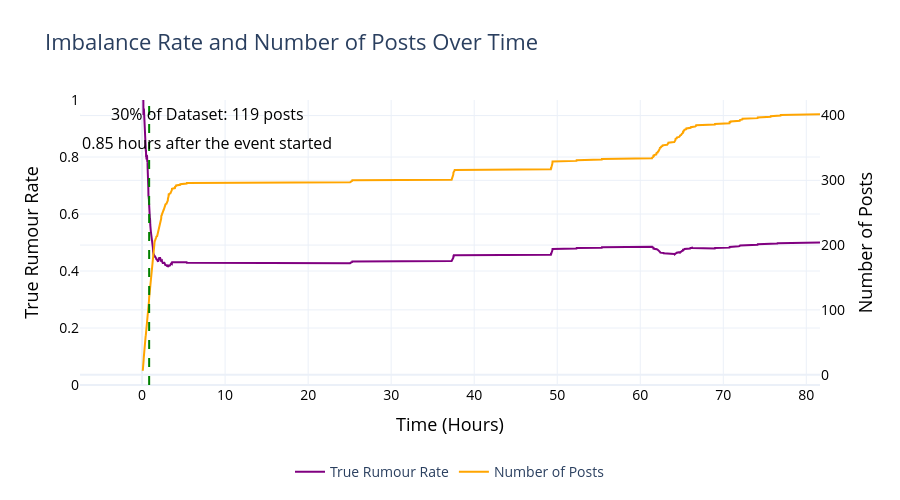

Source (notebook cell):
### Markdown cell above
#### Example of split for Germanwings Crash dataset
* 30% of fine tune training data at 1.77 hours after event started  with 255 posts

### Code cell
import plotly.graph_objects as go

# Create figure with secondary Y-axis
fig = go.Figure()

# Left Y-axis: Imbalance rate
fig.add_trace(go.Scatter(
    x=df_posts_by_time_cut["time_cut_hours"],
    y=df_posts_by_time_cut["imbalance_rate"],
    name="True Rumour Rate",
    yaxis="y1",
    mode="lines",
    line=dict(color="purple")
))

# Right Y-axis: Number of posts
fig.add_trace(go.Scatter(
    x=df_posts_by_time_cut["time_cut_hours"],
    y=df_posts_by_time_cut["post"],
    name="Number of Posts",
    yaxis="y2",
    mode="lines",
    line=dict(color="orange")
))

# Add vertical line for 30% threshold
fig.add_shape(
    type="line",
    x0=threshold_hour,
    x1=threshold_hour,
    y0=0,
    y1=1,
    yref="paper",
    line=dict(color="green", dash="dash")
)

# Add annotation: number of posts at 30%
fig.add_annotation(
    y=0.95,
    x=3,
    yref="paper",
    text=f"30% of Dataset: {posts} posts",
    showarrow=True,
    arrowhead=1,
    ax=40,
    ay=0,
    font=dict(color="black")
)

# Add annotation: time of 30% threshold
fig.add_annotation(
    y=0.85,
    x=3,
    yref="paper",
    text=f"{threshold_hour} hours after the event started",
    showarrow=True,
    arrowhead=1,
    ax=40,
    ay=0,
    font=dict(color="black")
)

# Update layout with axis and text styling
fig.update_layout(
    title="Imbalance Rate and Number of Posts Over Time",
    font=dict(size=16),  # <-- This sets a larger base font size
    xaxis=dict(
        title="Time (Hours)",
        titlefont=dict(color="black", size=18),
        tickfont=dict(color="black", size=14)
    ),
    yaxis=dict(
        title="True Rumour Rate",
        range=[0, 1],
        titlefont=dict(color="black", size=18),
        tickfont=dict(color="black", size=14)
    ),
    yaxis2=dict(
        title="Number of Posts",
        overlaying="y",
        side="right",
        titlefont=dict(color="black", size=18),
        tickfont=dict(color="black", size=14)
    ),
    legend=dict(
        orientation="h",
        yanchor="top",
        y=-0.25,
        xanchor="center",
        x=0.5,
        font=dict(size=14)
    ),
    template="plotly_white",
    width=900,
    height=500
)


fig.show()

### Figure 1 — Plotly figure (JSON) as saved in the notebook; plotly's stock layout.template omitted (floating-point values rounded to 4 significant figures; data arrays with more than 128 entries replaced by an {"elided": "..."} marker saying what was removed)
{"data": [{"line": {"color": "purple"}, "mode": "lines", "name": "True Rumour Rate", "type": "scatter", "x": {"elided": "4895 float values"}, "y": {"elided": "4895 float values"}, "yaxis": "y"}, {"line": {"color": "orange"}, "mode": "lines", "name": "Number of Posts", "type": "scatter", "x": {"elided": "4895 float values"}, "y": {"elided": "4895 int values"}, "yaxis": "y2"}], "layout": {"annotations": [{"arrowhead": 1, "ax": 40, "ay": 0, "font": {"color": "black"}, "showarrow": true, "text": "30% of Dataset: 119 posts", "x": 3, "y": 0.95, "yref": "paper"}, {"arrowhead": 1, "ax": 40, "ay": 0, "font": {"color": "black"}, "showarrow": true, "text": "0.85 hours after the event started", "x": 3, "y": 0.85, "yref": "paper"}], "font": {"size": 16}, "height": 500, "legend": {"font": {"size": 14}, "orientation": "h", "x": 0.5, "xanchor": "center", "y": -0.25, "yanchor": "top"}, "shapes": [{"line": {"color": "green", "dash": "dash"}, "type": "line", "x0": 0.85, "x1": 0.85, "y0": 0, "y1": 1, "yref": "paper"}], "title": {"text": "Imbalance Rate and Number of Posts Over Time"}, "width": 900, "xaxis": {"autorange": true, "range": [-9.218, 81.65], "tickfont": {"color": "black", "size": 14}, "title": {"font": {"color": "black", "size": 18}, "text": "Time (Hours)"}, "type": "linear"}, "yaxis": {"range": [0, 1], "tickfont": {"color": "black", "size": 14}, "title": {"font": {"color": "black", "size": 18}, "text": "True Rumour Rate"}, "type": "linear"}, "yaxis2": {"autorange": true, "overlaying": "y", "range": [-16, 424], "side": "right", "tickfont": {"color": "black", "size": 14}, "title": {"font": {"color": "black", "size": 18}, "text": "Number of Posts"}, "type": "linear"}}}
